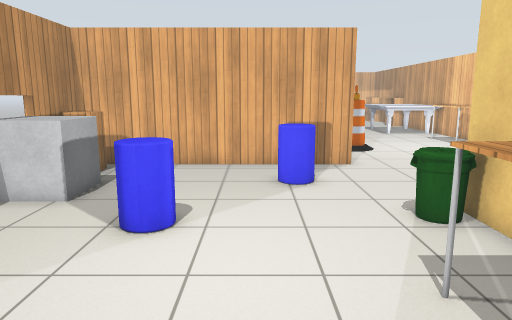
view 1 (above)

21 first-person views from a walk through a Gazebo world. The camera is 1.3 m above the floor, tilts 10° down and sees 70° across. The floor is counted in squares, 0.5 m on a side. Each view is taken from the middle of a square. On the plan, view 1 faces up. The plan holds only what a view shows up to about 20 squares ahead; the rest is blank. The robots in the file are not drawn. Gazebo's built-in surfaces are drawn with simple patterns. Some stock models are drawn as simple stand-ins. Some surface patterns are stand-ins.

view 2
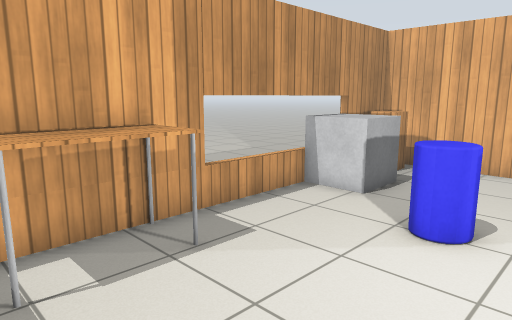

view 3
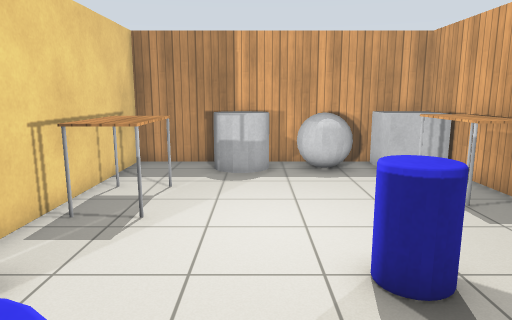

view 4
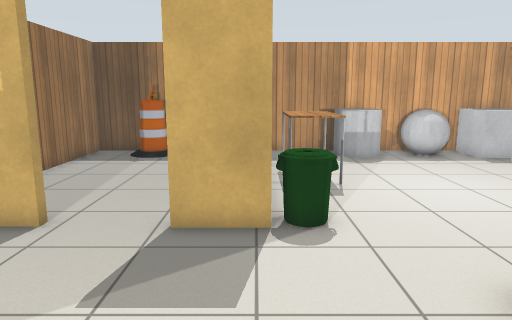

view 5
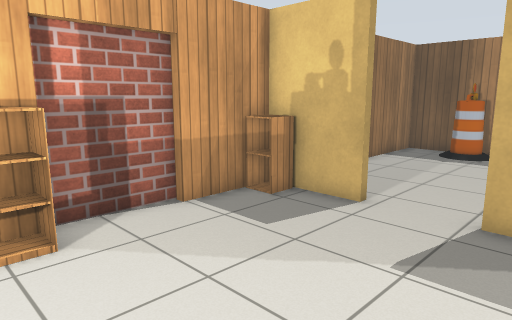

view 6
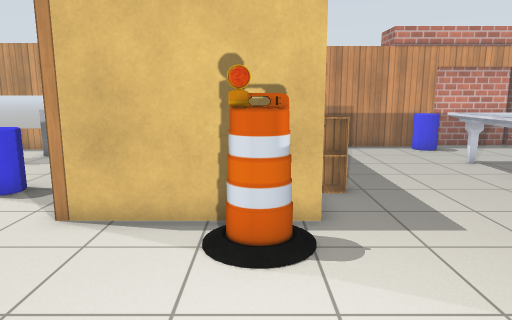

view 7
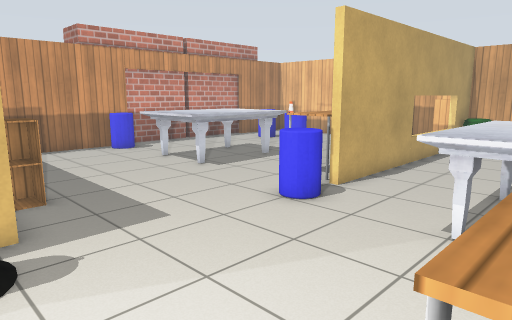

view 8
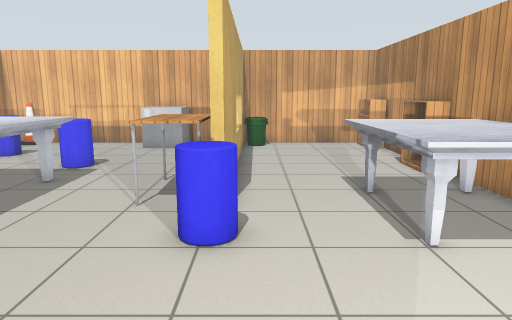

view 9
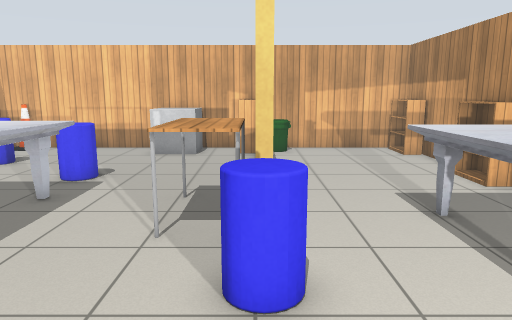

view 10
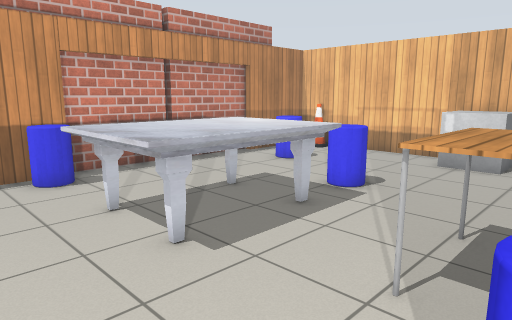

view 11
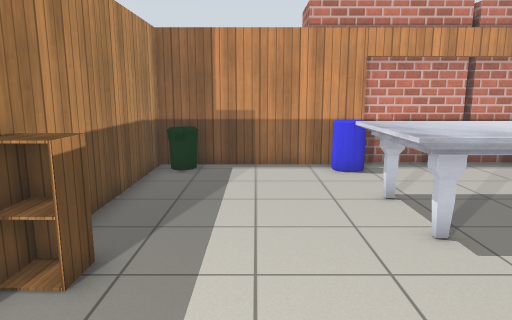

view 12
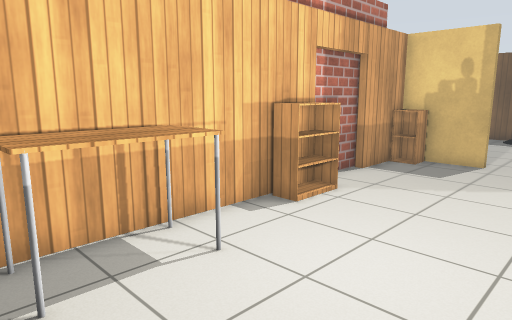

view 13
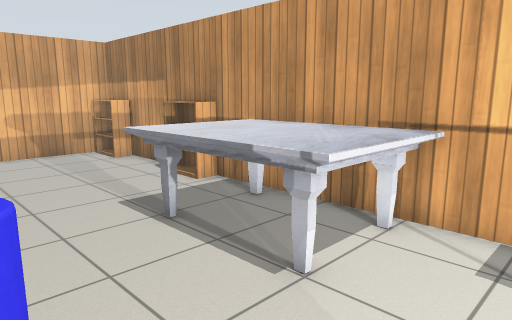

view 14
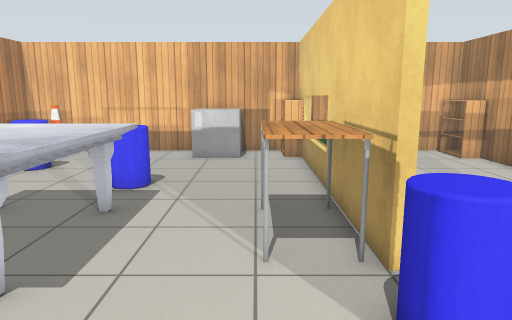

view 15
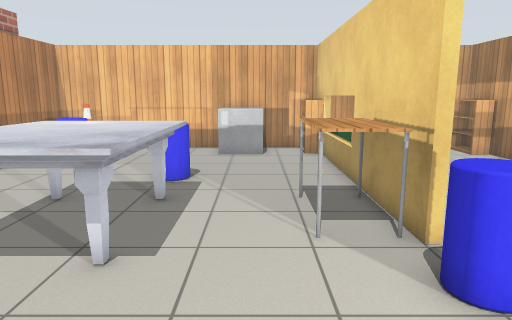

view 16
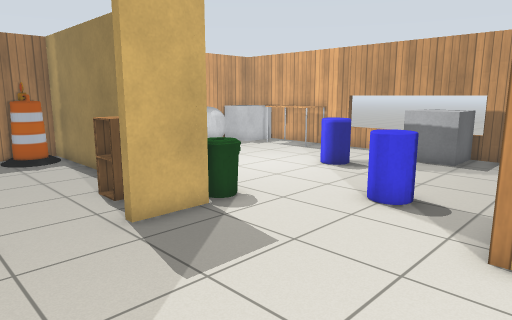

view 17
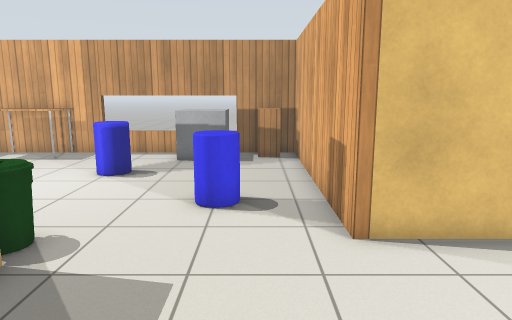

view 18
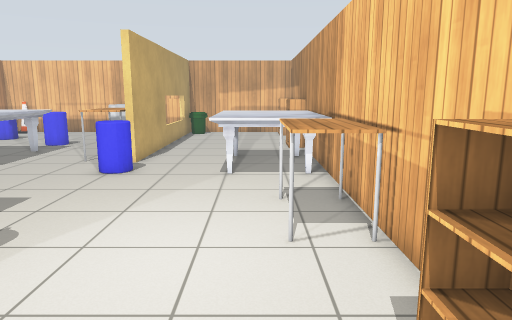

view 19
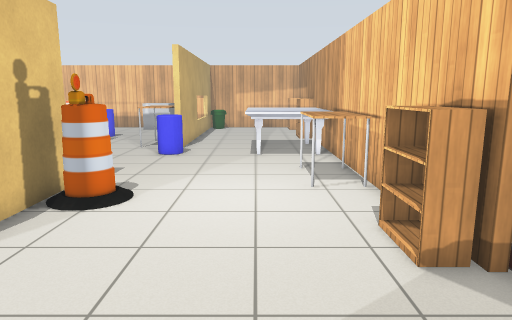

view 20
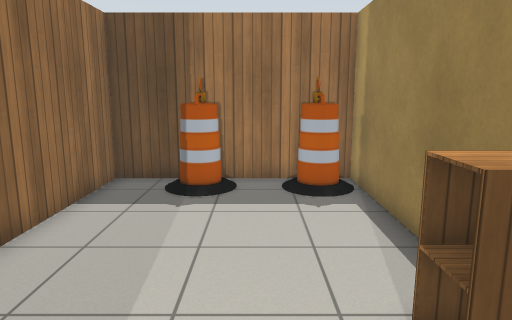

view 21
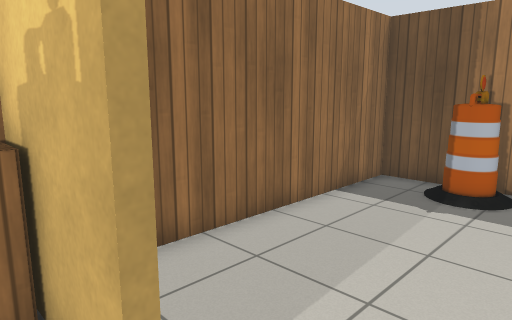

### Floor plan
Key: @ floor where view 1 was taken; # wall or solid block; x gap in a wall; . floor; D open door; = window, fence, low wall or low ledge; T table; B barrel; C cabinet; G grey box; I bin; K bookshelf; R brick block; M marble table; N cone; O other object.
Columns run from 10 left of view 1 to 13 right of it. Each row starts with its distance up from view 1.
 40    ########  #   #####
 39   # N......GG.K#I.....K#
 38   # .......GG.KKI.....K#
 37   # .......GG..#......K#
 36   #............=.......#
 35   R..O.........=.......#
 34   R............=.......#
 33   R......OO....=......K#
 32   R......O.....#......K#
 31   R....MMMM....#.......#
 30   R....MMMM..TT#.......#
 29   R....MMMM..TT#...MMMM#
 28   R....MMMM..TT#...MMMM#
 27   DO...MMMM....x...MMMM#
 26   #O...MMMM....O...MMMM#
 25 RR#............O...MMMM#
 24   #....................#
 23   #....................#
 22   #..................TT#
 21   #I.................TT#
 20   #I.......C.........TT#
 19   ############.......TT#
 18              #BB.......#
 17              #.........#
 16              #........K#
 15              #........K#
 14    ###########.........R
 13    #C..................R
 12    #C..................R
 11    #GG.....OO..........R
 10    #GG.................R
  9    #GG................C#
  8    =..........I##...####
  7    =...OO.....I#...... #
  6    =...........#C......#
  5    #...........#.......#
  4    #.........TT#.......#
  3    #TT.......TT#.......#
  2    #TT.......TT#.......#
  1    #TT.........#.......#
  0    #OO..O.@O...#.......#
 -1    #OO.OO.OO...#BB.BB..#
 -2    #OO.OO.OO...#B...B..#
 -3       #  #  #### #######

Positions as (right, up) in squares from view 1, and headings:
1: (0, 0), facing up
2: (0, 0), facing up-left
3: (0, 12), facing down
4: (5, 15), facing down
5: (5, 16), facing down-right
6: (11, 18), facing left
7: (11, 18), facing up-left
8: (6, 19), facing up
9: (5, 21), facing up
10: (5, 23), facing up-left
11: (6, 23), facing left
12: (6, 23), facing down-right
13: (5, 22), facing up-right
14: (3, 22), facing up
15: (2, 21), facing up
16: (10, 15), facing down-left
17: (10, 12), facing left
18: (10, 13), facing up
19: (9, 9), facing up
20: (8, 9), facing down
21: (7, 9), facing down-right
